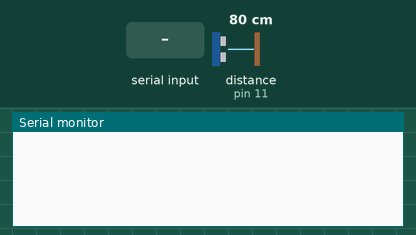
Recording of a sketch running on a simulated Arduino Uno, built with avr-gcc and run on an emulated ATmega328P. Shown: the last lines printed to the serial monitor. Inputs (shaded band) come from the test bench; at power-on: distance to the obstacle (sensor on pin 11) 80 cm. The echo pulse lasts 58.3 µs per cm.

Above: at 1.2 s.
1.3 s: "1" received over Serial
At 1.42 s:
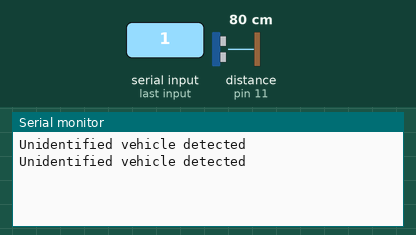
3.3 s: distance to the obstacle (sensor on pin 11) set to 9 cm
At 3.31 s:
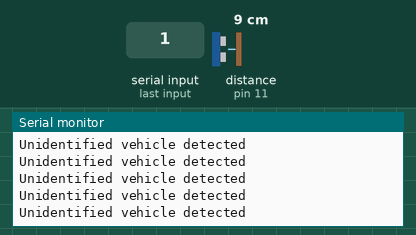
6.3 s: distance to the obstacle (sensor on pin 11) set to 2 cm
9.3 s: distance to the obstacle (sensor on pin 11) set to 18 cm
At 9.36 s:
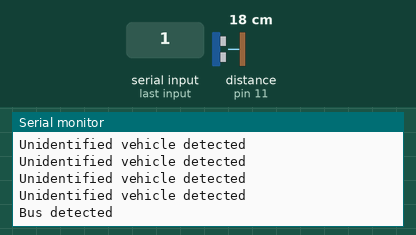

The sketch:

VehicleDetector.ino
```cpp
// (licence header left out)
#include <NewPing.h>

#define TRIG_PIN 12
#define ECHO_PIN 11
#define MAX_DISTANCE 100
#define TOTAL_DISTANCE 50

//Constructor [TriggerPin, EchoPin, MAX_DISTANCE]
NewPing ultrasonic (12, 11, 100);

// Enumeration for vehicle type
enum Vehicle {Truck, Bus, Car, UnIdentified};
Vehicle vtype;

//Function for getting distance from ultrasonic reading
int getDistance(void)
{
  delay(50);
  int uS = ultrasonic.ping();
  return uS/ US_ROUNDTRIP_CM;
}

int vehicleType(void)
{
  int vehicleLength = TOTAL_DISTANCE - getDistance();
  if (vehicleLength > 26 && vehicleLength < 30) return Truck;
  else if (vehicleLength > 31 && vehicleLength < 35) return Bus;
  else if (vehicleLength > 15 && vehicleLength < 10) return Car;
  else return UnIdentified;

}

void setup() {
  //Serial Initialization at default Baud rate
  Serial.begin(9600);

}

void loop() {
  if (Serial.available()){

      switch(vehicleType()){
        case Truck:
          Serial.println("Truck Detected");
        case Bus:
          Serial.println("Bus detected");
        case Car:
          Serial.println("Car detected");
        case UnIdentified:
          Serial.println("Unidentified vehicle detected");
    }
  }
}
```

Measured:
- after the input at 1.3 s, the serial monitor: prints a new line after 0.06 s (image 1)
- after the input at 9.3 s, the serial monitor: prints a new line after 0.05 s (image 3)
